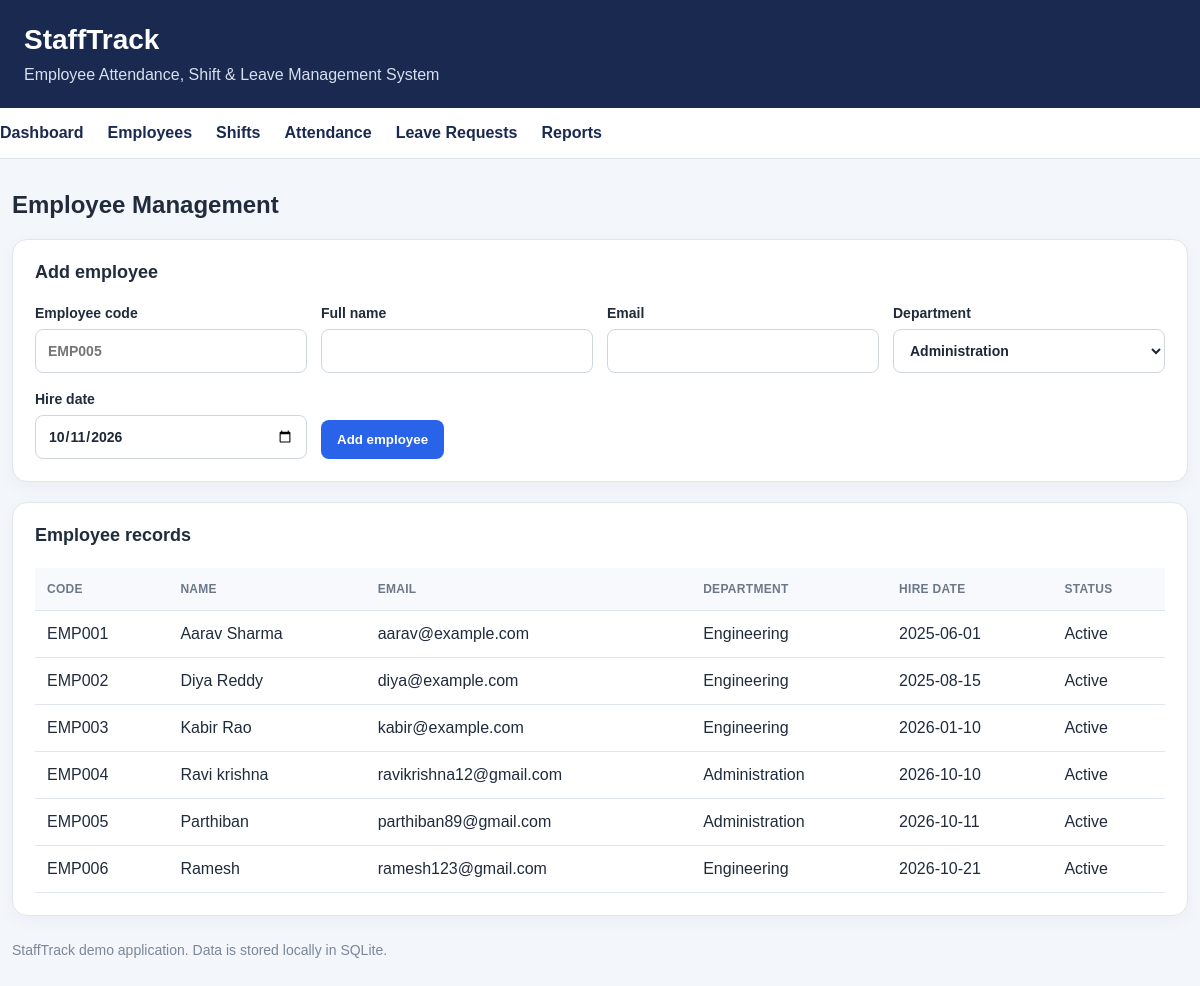
The page /employees on the database its author committed.
### tables this page shows
CREATE TABLE employees (
      id INTEGER PRIMARY KEY AUTOINCREMENT,
      code TEXT NOT NULL UNIQUE,
      full_name TEXT NOT NULL,
      email TEXT NOT NULL,
      department TEXT NOT NULL,
      hire_date TEXT NOT NULL,
      active INTEGER NOT NULL DEFAULT 1
    );

### app/routes.py (the view, shortened to what this page needs)
@bp.route("/employees", methods=["GET","POST"])
def employees():
    db = get_db()
    rows = db.execute("SELECT * FROM employees ORDER BY code").fetchall()
    return render_template("employees.html", employees=rows)

### app/db.py (called while the page is built)
def get_db():
    if "db" not in g:
        db_path = current_app.config["DATABASE"]
        Path(db_path).parent.mkdir(parents=True, exist_ok=True)
        g.db = sqlite3.connect(db_path)
        g.db.row_factory = sqlite3.Row
        g.db.execute("PRAGMA foreign_keys = ON")
    return g.db

### app/routes.py (called while the page is built)
@bp.app_context_processor
def inject_today():
    return {"today": date.today().isoformat()}

### app/templates/employees.html
{% extends "base.html" %}{% block title %}Employees · StaffTrack{% endblock %}
{% block content %}<h2>Employee Management</h2>
<section class="panel"><h3>Add employee</h3><form method="post" class="form-grid">
<label>Employee code<input name="code" placeholder="EMP005" required></label>
<label>Full name<input name="full_name" required></label>
<label>Email<input name="email" type="email" required></label>
<label>Department<select name="department"><option>Administration</option><option>Engineering</option><option>Production</option><option>Logistics</option><option>Security</option><option>HR</option></select></label>
<label>Hire date<input name="hire_date" type="date" value="{{ today }}" required></label>
<div class="form-action"><button>Add employee</button></div></form></section>
<section class="panel"><h3>Employee records</h3><table><thead><tr><th>Code</th><th>Name</th><th>Email</th><th>Department</th><th>Hire date</th><th>Status</th></tr></thead><tbody>
{% for e in employees %}<tr><td>{{ e.code }}</td><td>{{ e.full_name }}</td><td>{{ e.email }}</td><td>{{ e.department }}</td><td>{{ e.hire_date }}</td><td>{{ 'Active' if e.active else 'Inactive' }}</td></tr>
{% else %}<tr><td colspan="6">No employees found.</td></tr>{% endfor %}
</tbody></table></section>{% endblock %}

### app/static/style.css (style rules this page uses)
:root { font-family: Arial, Helvetica, sans-serif; color: #202b3c; background: #f3f6fb; }
* { box-sizing: border-box; }
body { margin: 0; background: #f3f6fb; }
h2 { font-size: 24px; margin: 0 0 20px; }
h3 { margin: 0 0 22px; font-size: 18px; }
.panel,.stat { background: white; border: 1px solid #e1e6ed; border-radius: 15px; box-shadow: 0 5px 18px rgba(22,39,69,.04); }
.panel { padding: 22px; margin: 20px 0; overflow-x: auto; }
.form-grid { display: grid; grid-template-columns: repeat(4,minmax(0,1fr)); gap: 18px 14px; align-items: end; }
label { font-weight: 700; font-size: 14px; display: flex; flex-direction: column; gap: 8px; }
input,select,textarea { width: 100%; border: 1px solid #cfd6df; background: white; border-radius: 8px; padding: 12px; font: inherit; color: #1d2736; min-height: 44px; }
button { border: 0; border-radius: 8px; background: #2863e9; color: white; padding: 12px 16px; font-weight: 700; cursor: pointer; }
.form-action { align-self: end; }
table { border-collapse: collapse; width: 100%; min-width: 680px; text-align: left; }
th { background: #f7f9fc; color: #6c7889; text-transform: uppercase; font-size: 12px; letter-spacing: .3px; }
th,td { padding: 14px 12px; border-bottom: 1px solid #e0e5eb; }

### rows shown on the page
employees: code "EMP001", full_name "Aarav Sharma", email "aarav@example.com", department "Engineering", hire_date "2025-06-01", active "Active"
employees: code "EMP002", full_name "Diya Reddy", email "diya@example.com", department "Engineering", hire_date "2025-08-15", active "Active"
employees: code "EMP003", full_name "Kabir Rao", email "kabir@example.com", department "Engineering", hire_date "2026-01-10", active "Active"
employees: code "EMP004", full_name "Ravi krishna", email "ravikrishna12@gmail.com", department "Administration", hire_date "2026-10-10", active "Active"
employees: code "EMP005", full_name "Parthiban", email "parthiban89@gmail.com", department "Administration", hire_date "2026-10-11", active "Active"
employees: code "EMP006", full_name "Ramesh", email "ramesh123@gmail.com", department "Engineering", hire_date "2026-10-21", active "Active"
